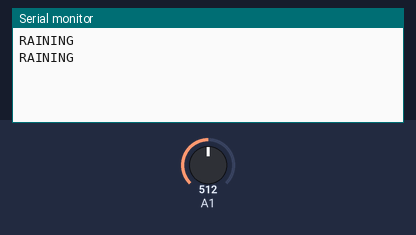
The sketch below on a simulated Arduino Uno, built with avr-gcc and run on an emulated ATmega328P. Parts: the last lines printed to the serial monitor. The inputs (shaded band) are chosen by the test bench; at power-on: A1 = 512.

Above: at 2.8 s.
2.9 s: A1 set to 687
At 4.7 s:
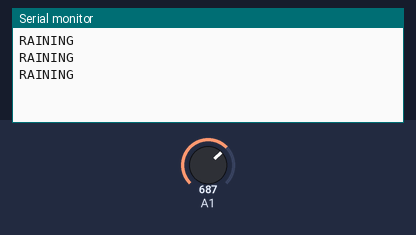
5.6 s: A1 set to 710
At 7.5 s:
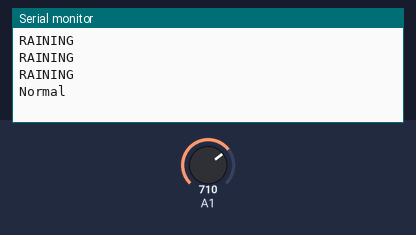

Measured:
- the behaviour switches between 699 and 700 on A1 (found by bisection; images 1 and 2)
- after the input at 5.6 s, the serial monitor: prints a new line after 0.40 s (image 2)

The sketch:

water_drop.ino
```cpp
void setup() {
  // put your setup code here, to run once:
  Serial.begin(9600);
}

void loop() {
  // put your main code here, to run repeatedly:
  int sensorReading = analogRead(A1);
  if (sensorReading < 700) {
    Serial.println("RAINING");
  }
  else {
    Serial.println("Normal");
  }
  // Serial.println(sensorReading);
  delay(2000);
}
```
